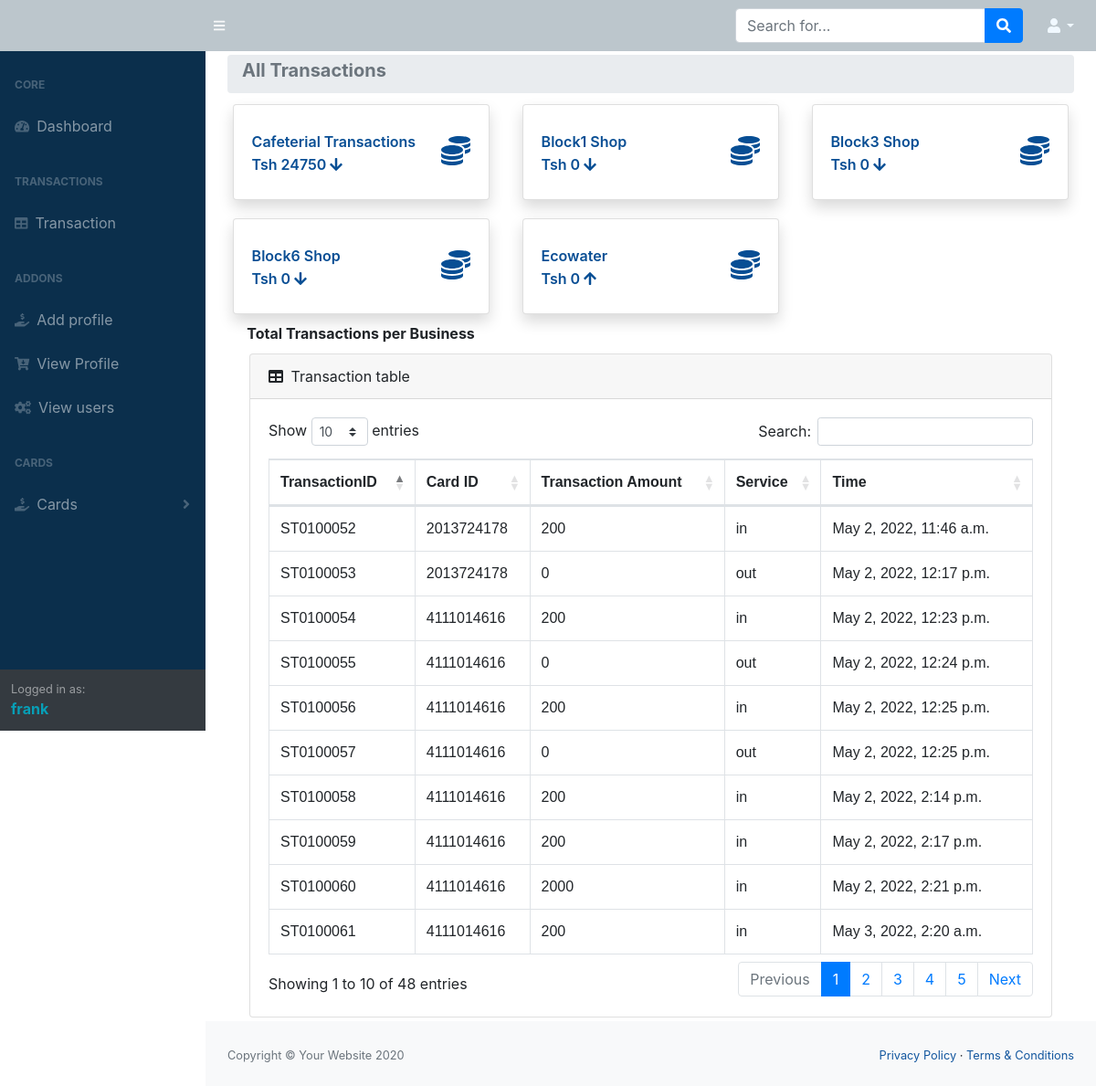
/transaction_by_date/yearly (signed in), run on the app's committed database.
### IntergrationPoint/models.py (models this page shows, shortened)
class transactionDetail(models.Model):
    transaction = models.CharField(primary_key=True, max_length=10)
    UserID =models.CharField(max_length=50)
    balance = models.IntegerField()
    transactionAmount = models.IntegerField()
    station = models.ForeignKey(stationDetail, on_delete = models.RESTRICT)
    InOut = models.CharField(max_length=10)
    route_in = models.IntegerField(null=True, blank=True,)
    route_out = models.IntegerField(null=True, blank=True,)
    station_in = models.IntegerField(null=True, blank=True,)
    station_out = models.IntegerField(null=True, blank=True,)
    time = models.DateTimeField(auto_now_add=True)

### IntergrationPoint/views.py (the view, shortened to what this page needs)
# urls.py: path('transaction_by_date/<id>',views.stationTransactionDate, name="transaction_by_date"),
@login_required
def stationTransactionDate(request, id):
    try:
        if id == 'daily':
            transaction_list = transactionDetail.objects.filter(time__gte=datetime.today().date()).values(
                "transaction",
                "UserID",
                "balance",
                "transactionAmount",
                "station__stationName",
                "InOut",
                "time"
            ).order_by('-transaction')
            intransaction = transaction_list.filter(InOut="in").values_list('transactionAmount', flat=True)
            outransaction = transaction_list.filter(InOut="out").values_list('transactionAmount', flat=True)
            Intrans, Outrans, totaltransactions = 0,0,0
            for intran in intransaction:
                Intrans = Intrans+intran
            for outran in outransaction:
                Outrans = Outrans+outran
            stationid = stationDetail.objects.all().latest("station")
            statioName = stationDetail.objects.filter(station=stationid).values("stationName")
            statioName = statioName[0]["stationName"]
            print(":::", statioName)
            totaltransactions = Intrans+Outrans
            transactions = {
                "transaction": transaction_list,
                "station": "Daily",
                "totaltrans": totaltransactions,
                "outrans": Outrans,
                "intrans":Intrans,
                "stationName":statioName
            }
            return render(request, 'htmlfiles/stationTransactionDate.html', transactions)
        elif id == 'yearly':
            y = datetime.today().date().year
            transaction_list = transactionDetail.objects.filter(time__gte=dt.datetime(y, 1, 1, tzinfo=pytz.UTC)).values(
                "transaction",
                "UserID",
                "balance",
                "transactionAmount",
                "station__stationName",
                "InOut",
                "time"
            ).order_by('-transaction')
            intransaction = transaction_list.filter(InOut="in").values_list('transactionAmount', flat=True)
            outransaction = transaction_list.filter(InOut="out").values_list('transactionAmount', flat=True)
            Intrans, Outrans, totaltransactions = 0,0,0
            for intran in intransaction:
                Intrans = Intrans+intran
            for outran in outransaction:
                Outrans = Outrans+outran
            stationid = stationDetail.objects.all().latest("station")
            statioName = stationDetail.objects.filter(station=stationid).values("stationName")
            statioName = statioName[0]["stationName"]
            totaltransactions = Intrans+Outrans
            transactions = {
                "transaction": transaction_list,
                "station": "Yearly",
                "totaltrans": totaltransactions,
                "outrans": Outrans,
                "intrans":Intrans,
                "stationName":statioName
            }
            return render(request, 'htmlfiles/stationTransactionDate.html', transactions)
    except:
        return redirect('dashboard')

### IntergrationPoint/models.py (called while the page is built)
    def __str__(self):
        return self.station

### templates/htmlfiles/stationTransactionDate.html (shortened to what this page needs)
{% extends "./index.html" %}
{%load static%}
 {% block content %}
      <div class="container-fluid">
            <ol class="breadcrumb mb-1">
                <li class="breadcrumb-item active">
                <h5><b>All Transactions</b></h5>
                </li>
            </ol>
            <div class="row">
               <div class="col-xl-4 col-md-6 mb-1" > <a class="nav-link" href="">
                   <div class="card border-left-primary shadow h-100 py-2">
                       <div class="card-body" style="color: #084e94;">
                           <div class="row no-gutters align-items-center">
                               <div class="col mr-2">
                                 <div class="text-xs font-weight-bold text-gray-800 mb-1">Cafeterial Transactions</div>
                                 <div class="h6 mb-0 font-weight-bold text-gray-800">
                                 Tsh {{intrans}} <i class="fa fa-arrow-down fa-1x" aria-hidden="true"></i>
                                 </div>
                               </div>
                               <div class="col-auto">
                               <i class="fas fa-coins fa-2x text-gray-200"></i>
                               </div>
                           </div>
                       </div>
                   </div></a>
               </div>
               <div class="col-xl-4 col-md-6 mb-1" > <a class="nav-link" href="">
                  <div class="card border-left-primary shadow h-100 py-2">
                      <div class="card-body" style="color: #084e94;">
                          <div class="row no-gutters align-items-center">
                              <div class="col mr-2">
                                <div class="text-xs font-weight-bold text-gray-800 mb-1">Block1 Shop</div>
                                <div class="h6 mb-0 font-weight-bold text-gray-800">
                                Tsh {{outrans}} <i class="fa fa-arrow-down fa-1x" aria-hidden="true"></i>
                                </div>
                              </div>
                              <div class="col-auto">
                              <i class="fas fa-coins fa-2x text-gray-200"></i>
                              </div>
                          </div>
                      </div>
                  </div></a>
              </div>
              <div class="col-xl-4 col-md-6 mb-1" > <a class="nav-link" href="">
               <div class="card border-left-primary shadow h-100 py-2">
                   <div class="card-body" style="color: #084e94;">
                       <div class="row no-gutters align-items-center">
                           <div class="col mr-2">
                             <div class="text-xs font-weight-bold text-gray-800 mb-1">Block3 Shop</div>
                             <div class="h6 mb-0 font-weight-bold text-gray-800">
                             Tsh {{outrans}} <i class="fa fa-arrow-down fa-1x" aria-hidden="true"></i>
                             </div>
                           </div>
                           <div class="col-auto">
                           <i class="fas fa-coins fa-2x text-gray-200"></i>
                           </div>
                       </div>
                   </div>
               </div></a>
           </div>
           <div class="col-xl-4 col-md-6 mb-1" > <a class="nav-link" href="">
            <div class="card border-left-primary shadow h-100 py-2">
                <div class="card-body" style="color: #084e94;">
                    <div class="row no-gutters align-items-center">
                        <div class="col mr-2">
                          <div class="text-xs font-weight-bold text-gray-800 mb-1">Block6 Shop</div>
                          <div class="h6 mb-0 font-weight-bold text-gray-800">
                          Tsh {{outrans}} <i class="fa fa-arrow-down fa-1x" aria-hidden="true"></i>
                          </div>
                        </div>
                        <div class="col-auto">
                        <i class="fas fa-coins fa-2x text-gray-200"></i>
                        </div>
                    </div>
                </div>
            </div></a>
           </div>
               <div class="col-xl-4 col-md-6 mb-1" > <a class="nav-link" href="">
                  <div class="card border-left-primary shadow h-100 py-2">
                      <div class="card-body" style="color: #084e94;">
                          <div class="row no-gutters align-items-center">
                              <div class="col mr-2">
                              <div class="text-xs font-weight-bold text-gray-800 mb-1">Ecowater </div>
                              <div class="h6 mb-0 font-weight-bold text-gray-800">
                              Tsh {{outrans}} <i class="fa fa-arrow-up fa-1x" aria-hidden="true"></i>
                              </div>
                              </div>
                              <div class="col-auto">
                              <i class="fas fa-coins fa-2x text-gray-200"></i>
                              </div>
                          </div>
                      </div>
                  </div></a>
              </div>
           </div>
            <h6>&nbsp;&nbsp;&nbsp;&nbsp; <b>Total Transactions per Business</b></h6>
                <div class="container-fluid">
                     <div class="card mb-1">
                        <div class="card-header">
                           <i class="fas fa-table mr-1"></i>
                           Transaction table
                        </div>
                        <div class="card-body">
                           <div class="table-responsive">
                              <table class="table table-bordered" id="dataTable" width="100%" cellspacing="0">
                                 <thead>
                                    <tr>
                                       <th>TransactionID</th>
                                       <th>Card ID</th>
                                       <th>Transaction Amount</th>
                                       <th>Service</th>
                                       <th>Time</th>
                                    </tr>
                                 </thead>
                                 <tbody id="myTable">
                                    {% for detail in transaction %}
                                    <tr>
                                       <td>{{detail.transaction}}</td>
                                       <td>{{detail.UserID}}</td>
                                       <td>{{detail.transactionAmount}}</td>
                                       <td>{{detail.InOut}}</td>
                                       <td>{{detail.time}}</td>
                                    </tr>
                                    {% endfor %}
                                 </tbody>
                              </table>
                           </div>
                        </div>
                     </div>
                  </div>
               </div>
       {% endblock %}

### templates/htmlfiles/navbar.html (shortened to what this page needs)
{% load static %}
<div id="layoutSidenav_nav">
            <nav class="sb-sidenav accordion sb-sidenav-dark" id="sidenavAccordion">
                    <div class="sb-sidenav-menu">
                        <div class="nav">
                            <div class="sb-sidenav-menu-heading">Core</div>
                            <a class="nav-link" href="/dashboard">
                                <div class="sb-nav-link-icon"><i class="fas fa-tachometer-alt"></i></div>
                                Dashboard
                            </a>
                            <div class="sb-sidenav-menu-heading">Transactions</div>
                            <a class="nav-link" href={% url 'TransactionPage' %}>
                                <div class="sb-nav-link-icon"><i class="fas fa-table"></i></div>
                                Transaction
                            <div class="sb-sidenav-menu-heading">Addons</div>
                            <a class="nav-link" href="/UserRegister">
                                <div class="sb-nav-link-icon"><i class="fas fa-hand-holding-usd" aria-hidden="true"></i></div>
                            Add profile
                            </a>
                            <a class="nav-link" href="#">
                                <div class="sb-nav-link-icon"><i class="fa fa-cart-arrow-down" aria-hidden="true"></i></div>
                            View Profile
                            </a>
                            <a class="nav-link" href="#">
                                <div class="sb-nav-link-icon"><i class="fa fa-cogs" aria-hidden="true"></i></div>
                           View users
                            </a>
                            <div class="sb-sidenav-menu-heading">Cards</div>
                            <a class="nav-link collapsed" href="#" data-toggle="collapse" data-target="#collapsePages" aria-expanded="false" aria-controls="collapsePages">
                                <div class="sb-nav-link-icon"><i class='fas fa-hand-holding-usd'></i></div>
                                Cards
                                <div class="sb-sidenav-collapse-arrow"><i class="fas fa-angle-down"></i></div>
                            </a>
                        </div>
                    </div>
                    <div class="sb-sidenav-footer">
                        <div class="small">Logged in as:</div>
                        <b style="color: #079fb7;">{{user.username}}</b>
                    </div>
                </nav>
        </div>

### data on the page
transactionDetail: transaction "ST0100061", UserID "4111014616", transactionAmount "200", InOut "in", time "May 3, 2022, 2:20 a.m."
transactionDetail: transaction "ST0100060", UserID "4111014616", transactionAmount "2000", InOut "in", time "May 2, 2022, 2:21 p.m."
transactionDetail: transaction "ST0100059", UserID "4111014616", transactionAmount "200", InOut "in", time "May 2, 2022, 2:17 p.m."
transactionDetail: transaction "ST0100058", UserID "4111014616", transactionAmount "200", InOut "in", time "May 2, 2022, 2:14 p.m."
transactionDetail: transaction "ST0100057", UserID "4111014616", transactionAmount "0", InOut "out", time "May 2, 2022, 12:25 p.m."
transactionDetail: transaction "ST0100056", UserID "4111014616", transactionAmount "200", InOut "in", time "May 2, 2022, 12:25 p.m."
transactionDetail: transaction "ST0100055", UserID "4111014616", transactionAmount "0", InOut "out", time "May 2, 2022, 12:24 p.m."
transactionDetail: transaction "ST0100054", UserID "4111014616", transactionAmount "200", InOut "in", time "May 2, 2022, 12:23 p.m."
transactionDetail: transaction "ST0100053", UserID "2013724178", transactionAmount "0", InOut "out", time "May 2, 2022, 12:17 p.m."
transactionDetail: transaction "ST0100052", UserID "2013724178", transactionAmount "200", InOut "in", time "May 2, 2022, 11:46 a.m."

### other printed values
{{ user.username }} "frank"
{{ intrans }} "24750"
{{ outrans }} "0"
